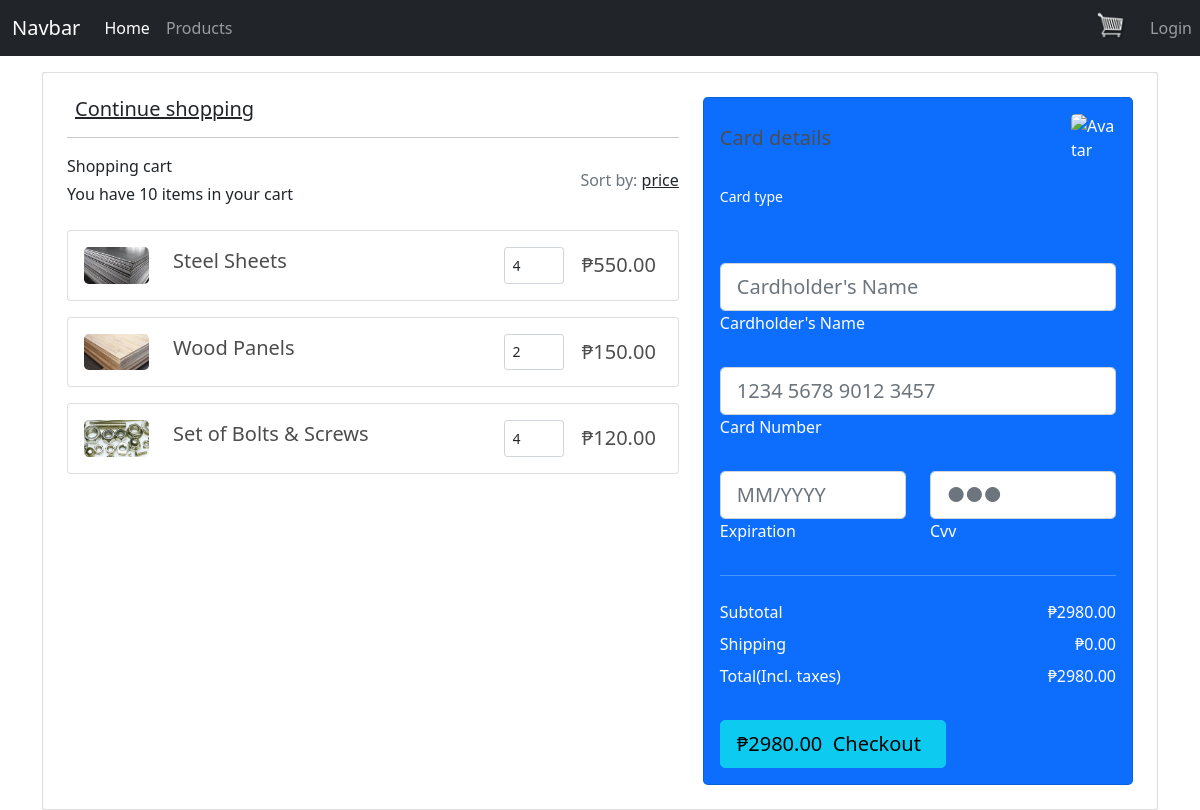
The app's page /cart/ (signed in) with its own data.
### core/models.py (models this page shows, shortened)
class Order(models.Model):
	customer = models.ForeignKey(Customer, on_delete=models.SET_NULL, null=True, blank=True)
	date_ordered = models.DateTimeField(auto_now_add=True)
	complete = models.BooleanField(default=False)
	transaction_id = models.CharField(max_length=100, null=True)
	@property
	def get_cart_total(self):
		orderitems = self.orderitem_set.all()
		total = sum([item.get_total for item in orderitems])
		return total
	@property
	def get_cart_items(self):
		orderitems = self.orderitem_set.all()
		total = sum([item.quantity for item in orderitems])
		return total

class OrderItem(models.Model):
	product = models.ForeignKey(Product, on_delete=models.SET_NULL, null=True)
	order = models.ForeignKey(Order, on_delete=models.SET_NULL, null=True)
	quantity = models.IntegerField(default=0, null=True, blank=True)
	date_added = models.DateTimeField(auto_now_add=True)
	@property
	def get_total(self):
		total = self.product.price * self.quantity
		return total

class Product(models.Model):
	name = models.CharField(max_length=200)
	price = models.FloatField()
	digital = models.BooleanField(default=False,null=True, blank=True)
	image = models.ImageField(null=True, blank=True)
	@property
	def imageURL(self):
		try:
			url = self.image.url
		except:
			url = ''
		return url

### core/views.py (the view)
# urls.py: path('cart/', cart, name = 'cart'),
def cart(request):
    if request.user.is_authenticated:
        customer = request.user.customer
        order, created = Order.objects.get_or_create(customer=customer, complete=False)
        items = order.orderitem_set.all()
    else:
        items = []
        order = {'get_cart_total':0, 'get_cart_items':0, 'shipping':False}
    context = {'items': items, 'order': order}
    return render(request, 'core/cart.html', context)

### core/templates/core/cart.html (shortened to what this page needs)
{% extends 'core/base.html' %}
{% load static %}
{% block content %}
<section class="h-100 h-custom" style="background-color: #eee;>
    <div class="container py-5 h-100">
      <div class="row d-flex justify-content-center align-items-center h-100">
        <div class="col">
          <div class="card">
            <div class="card-body p-4">
              <div class="row">
                <div class="col-lg-7">
                  <h5 class="mb-3"><a href="#" class="text-body">Continue shopping</a></h5>
                  <hr>
                  <div class="d-flex justify-content-between align-items-center mb-4">
                    <div>
                      <p class="mb-1">Shopping cart</p>
                      <p class="mb-0">You have {{order.get_cart_items}} items in your cart</p>
                    </div>
                    <div>
                      <p class="mb-0"><span class="text-muted">Sort by:</span> <a href="#!"
                          class="text-body">price </a></p>
                    </div>
                  </div>
                  {% for item in items %}
                  <div class="card mb-3">
                    <div class="card-body">
                      <div class="d-flex justify-content-between">
                        <div class="d-flex flex-row align-items-center">
                          <div>
                            <img
                              src="{{item.product.imageURL}}"
                              class="img-fluid rounded-3" alt="Shopping item" style="width: 65px;">
                          </div>
                          <div class="ms-4">
                            <h5>{{item.product.name}}</h5>
                          </div>
                        </div>
                        <div class="col-md-3 col-lg-3 col-xl-2 d-flex ms-auto">
                            <button data-product="{{item.product.id}}" data-action="remove" data-mdb-button-init data-mdb-ripple-init class="btn btn-link px-2 update-cart">
                            </button>
                            <input id="form1" min="0" name="quantity" value="{{item.quantity}}" type="number"
                              class="form-control form-control-sm" />
                            <button data-product="{{item.product.id}}" data-action="add" data-mdb-button-init data-mdb-ripple-init class="btn btn-link px-2 update-cart">
                            </button>
                        </div>
                        <div class="d-flex flex-row align-items-center">
                          <div style="width: 80px;">
                            <h5 class="mb-0">₱{{item.product.price|floatformat:2}}</h5>
                          </div>
                        </div>
                      </div>
                    </div>
                  </div>
                  {% endfor %}
                </div>
                <div class="col-lg-5">
                  <div class="card bg-primary text-white rounded-3">
                    <div class="card-body">
                      <div class="d-flex justify-content-between align-items-center mb-4">
                        <h5 class="mb-0">Card details</h5>
                        <img src="https://mdbcdn.b-cdn.net/img/Photos/Avatars/avatar-6.webp"
                          class="img-fluid rounded-3" style="width: 45px;" alt="Avatar">
                      </div>
                      <p class="small mb-2">Card type</p>
                      <a href="#!" type="submit" class="text-white"></a>
                      <a href="#!" type="submit" class="text-white"></a>
                      <a href="#!" type="submit" class="text-white"></a>
                      <form class="mt-4">
                        <div data-mdb-input-init class="form-outline form-white mb-4">
                          <input type="text" id="typeName" class="form-control form-control-lg" siez="17"
                            placeholder="Cardholder's Name" />
                          <label class="form-label" for="typeName">Cardholder's Name</label>
                        </div>
                        <div data-mdb-input-init class="form-outline form-white mb-4">
                          <input type="text" id="typeText" class="form-control form-control-lg" siez="17"
                            placeholder="1234 5678 9012 3457" minlength="19" maxlength="19" />
                          <label class="form-label" for="typeText">Card Number</label>
                        </div>
                        <div class="row mb-4">
                          <div class="col-md-6">
                            <div data-mdb-input-init class="form-outline form-white">
                              <input type="text" id="typeExp" class="form-control form-control-lg"
                                placeholder="MM/YYYY" size="7" id="exp" minlength="7" maxlength="7" />
                              <label class="form-label" for="typeExp">Expiration</label>
                            </div>
                          </div>
                          <div class="col-md-6">
                            <div data-mdb-input-init class="form-outline form-white">
                              <input type="password" id="typeText" class="form-control form-control-lg"
                                placeholder="&#9679;&#9679;&#9679;" size="1" minlength="3" maxlength="3" />
                              <label class="form-label" for="typeText">Cvv</label>
                            </div>
                          </div>
                        </div>
                      </form>
                      <hr class="my-4">
                      <div class="d-flex justify-content-between">
                        <p class="mb-2">Subtotal</p>
                        <p class="mb-2">₱{{order.get_cart_total|floatformat:2}}</p>
                      </div>
                      <div class="d-flex justify-content-between">
                        <p class="mb-2">Shipping</p>
                        <p class="mb-2">₱0.00</p>
                      </div>
                      <div class="d-flex justify-content-between mb-4">
                        <p class="mb-2">Total(Incl. taxes)</p>
                        <p class="mb-2">₱{{order.get_cart_total|floatformat:2}}</p>
                      </div>
                      <button  type="button" data-mdb-button-init data-mdb-ripple-init class="btn btn-info btn-block btn-lg">
                        <div class="d-flex justify-content-between">
                        <a href= "/checkout" class = "text-reset text-decoration-none">
                          <span>₱{{order.get_cart_total|floatformat:2}}&nbsp;</span>
                          <span class = "me-auto mb-2 mb-lg-0"> Checkout </span>
                        </a>
                        </div>
                      </button>
                    </div>
                  </div>
                </div>
              </div>
            </div>
          </div>
        </div>
      </div>
    </div>
{% endblock content %}

### static/css/main.css (style rules this page uses)
body { background-color: hsl(0, 0%, 98%); }
h1,h2,h3,h4,h5,h6 { color:hsl(0, 0%, 30%); }
.btn { border-radius: 0; }
@media (min-width: 1025px) { .h-custom { height: 100vh !important; } }

### records on screen
Order: get_cart_items "10", get_cart_total "2980.00"
OrderItem: product.imageURL (picture), product.name "Steel Sheets", quantity "4", product.price "550.00"
OrderItem: product.imageURL (picture), product.name "Wood Panels", quantity "2", product.price "150.00"
OrderItem: product.imageURL (picture), product.name "Set of Bolts & Screws", quantity "4", product.price "120.00"
